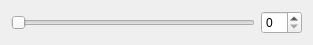
<?xml version="1.0" encoding="UTF-8"?>
<ui version="4.0">
 <class>MyControl</class>
 <widget class="QWidget" name="MyControl">
  <property name="geometry">
   <rect>
    <x>0</x>
    <y>0</y>
    <width>313</width>
    <height>44</height>
   </rect>
  </property>
  <property name="windowTitle">
   <string>Form</string>
  </property>
  <layout class="QHBoxLayout" name="horizontalLayout">
   <item>
    <widget class="QSlider" name="horizontalSlider">
     <property name="orientation">
      <enum>Qt::Horizontal</enum>
     </property>
    </widget>
   </item>
   <item>
    <widget class="QSpinBox" name="spinBox"/>
   </item>
  </layout>
 </widget>
 <resources/>
 <connections/>
</ui>
